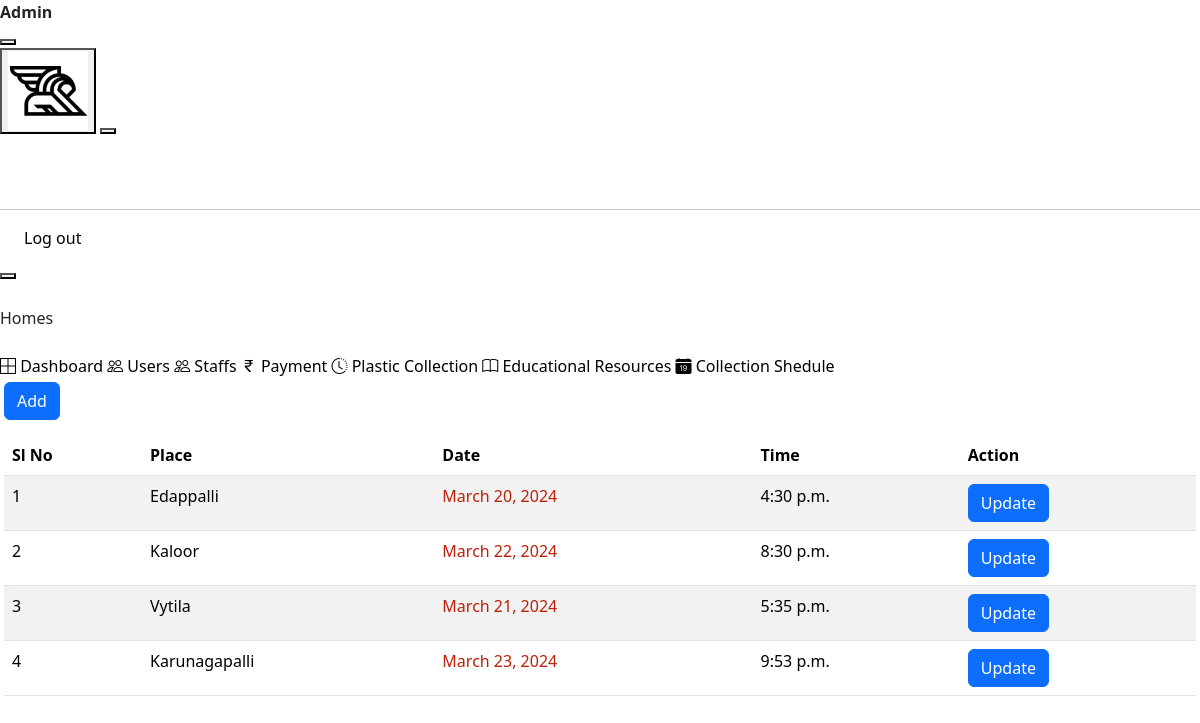
The page /admin_view_collection_shedule (signed in) on the database as committed earlier.
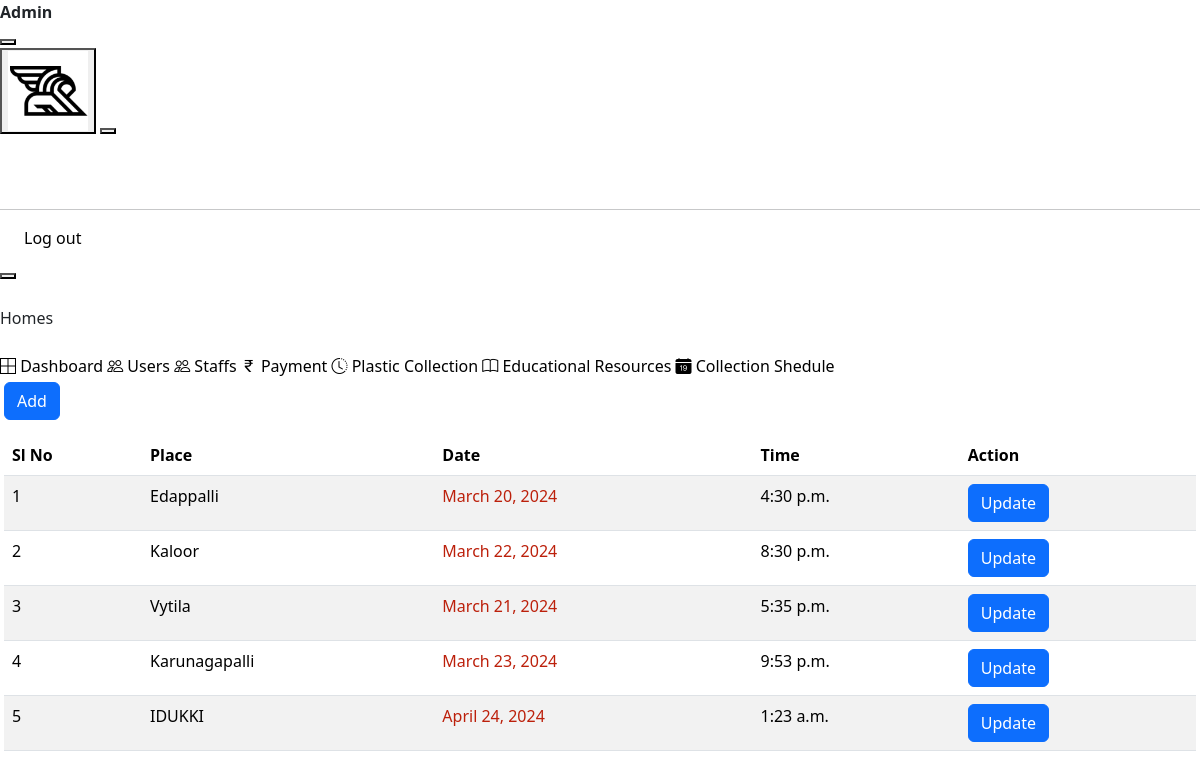
The same page on the database as committed later.
### smApp/models.py (models this page shows, shortened)
class PlasticCollectionSchedule(models.Model):
    staff = models.CharField(max_length=50,null=True)
    user = models.CharField(max_length=50,null=True)
    place = models.CharField(max_length=50,null=True)
    date = models.DateField()
    time = models.TimeField(null=True)
    amount_collected = models.DecimalField(max_digits=10, decimal_places=2,null=True)

### smApp/views.py (the view)
# urls.py: path('admin_view_collection_shedule', views.admin_view_collection_shedule, name='admin_view_collection_shedule'),
def admin_view_collection_shedule(request):
    collections = PlasticCollectionSchedule.objects.all()
    context = {
        'collections':collections
    }
    return render(request,'admin_view_collection_shedule.html',context)

### smApp/context_processor.py (called while the page is built)
def global_context(request):
    user_id = request.session['user_id']
    today = date.today()
    start_date = today
    end_date = today + timedelta(days=2)
    filtered_data = PlasticCollectionSchedule.objects.filter(date__range=(start_date, end_date), user=user_id)
    print(filtered_data)
    context = {
        'filtered_data':filtered_data,
        'count':filtered_data.count()
    }
    return context

### templates/admin_view_collection_shedule.html (shortened to what this page needs)
{% extends 'admin_index.html' %} {% block content %}
<link
  href="https://cdn.jsdelivr.net/npm/bootstrap@5.3.3/dist/css/bootstrap.min.css"
  rel="stylesheet"
/>
<div
  class="page-wrapper pt-8 pl-5"
  id="main-wrapper"
  data-layout="vertical"
  data-navbarbg="skin6"
  data-sidebartype="full"
  data-sidebar-position="fixed"
  data-header-position="fixed"
>
<a href="{% url 'add_collection_shedule' %}"  style="margin-bottom: 15px;" type="button" class="btn btn-primary">Add</a>
  <table class="table table-striped table-hover">
    <thead>
      <tr>
        <th scope="col">Sl No</th>
        <th scope="col">Place</th>
        <th scope="col">Date</th>
        <th scope="col">Time</th>
        <th scope="col">Action</th>
      </tr>
    </thead>
    <tbody>
      {% for collection in collections %}
      <tr>
        <td>{{forloop.counter}}</td>
        <td>{{ collection.place }}</td>
        <td style="color: rgb(188, 32, 11);">{{ collection.date }}</td>
        <td>{{ collection.time }}</td>
        <td>
          <a href="update_collection_schedule/{{ collection.id }}/"  type="button" class="btn btn-primary">Update</a>
        </td>
      </tr>
      {% endfor %}
    </tbody>
  </table>
</div>
{% endblock %}

Rows that differ between the two databases and show on the page:
added PlasticCollectionSchedule: place "IDUKKI", date "April 24, 2024", time "1:23 a.m."
